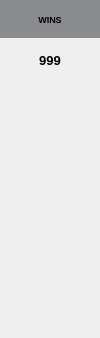
                  <widget class="QWidget" name="playersWinsContainer" native="true">
                   <property name="minimumSize">
                    <size>
                     <width>100</width>
                     <height>0</height>
                    </size>
                   </property>
                   <property name="maximumSize">
                    <size>
                     <width>100</width>
                     <height>16777215</height>
                    </size>
                   </property>
                   <layout class="QVBoxLayout" name="verticalLayout_12">
                    <property name="spacing">
                     <number>0</number>
                    </property>
                    <property name="leftMargin">
                     <number>0</number>
                    </property>
                    <property name="topMargin">
                     <number>0</number>
                    </property>
                    <property name="rightMargin">
                     <number>0</number>
                    </property>
                    <property name="bottomMargin">
                     <number>0</number>
                    </property>
                    <item>
                     <widget class="QLabel" name="playersWinsHeader">
                      <property name="minimumSize">
                       <size>
                        <width>0</width>
                        <height>38</height>
                       </size>
                      </property>
                      <property name="maximumSize">
                       <size>
                        <width>16777215</width>
                        <height>45</height>
                       </size>
                      </property>
                      <property name="font">
                       <font>
                        <pointsize>7</pointsize>
                        <weight>75</weight>
                        <bold>true</bold>
                       </font>
                      </property>
                      <property name="styleSheet">
                       <string notr="true">background-color: hsl(223, 28, 43, 50%)</string>
                      </property>
                      <property name="text">
                       <string>WINS</string>
                      </property>
                      <property name="alignment">
                       <set>Qt::AlignCenter</set>
                      </property>
                     </widget>
                    </item>
                    <item>
                     <widget class="QLabel" name="playersWins0">
                      <property name="minimumSize">
                       <size>
                        <width>0</width>
                        <height>45</height>
                       </size>
                      </property>
                      <property name="maximumSize">
                       <size>
                        <width>16777215</width>
                        <height>45</height>
                       </size>
                      </property>
                      <property name="font">
                       <font>
                        <pointsize>10</pointsize>
                        <weight>75</weight>
                        <bold>true</bold>
                       </font>
                      </property>
                      <property name="text">
                       <string>999</string>
                      </property>
                      <property name="alignment">
                       <set>Qt::AlignCenter</set>
                      </property>
                     </widget>
                    </item>
                    <item>
                     <widget class="QLabel" name="playersWins1">
                      <property name="minimumSize">
                       <size>
                        <width>0</width>
                        <height>45</height>
                       </size>
                      </property>
                      <property name="maximumSize">
                       <size>
                        <width>16777215</width>
                        <height>45</height>
                       </size>
                      </property>
                      <property name="font">
                       <font>
                        <pointsize>10</pointsize>
                        <weight>75</weight>
                        <bold>true</bold>
                       </font>
                      </property>
                      <property name="text">
                       <string/>
                      </property>
                      <property name="alignment">
                       <set>Qt::AlignCenter</set>
                      </property>
                     </widget>
                    </item>
                    <item>
                     <widget class="QLabel" name="playersWins2">
                      <property name="minimumSize">
                       <size>
                        <width>0</width>
                        <height>45</height>
                       </size>
                      </property>
                      <property name="maximumSize">
                       <size>
                        <width>16777215</width>
                        <height>45</height>
                       </size>
                      </property>
                      <property name="font">
                       <font>
                        <pointsize>10</pointsize>
                        <weight>75</weight>
                        <bold>true</bold>
                       </font>
                      </property>
                      <property name="text">
                       <string/>
                      </property>
                      <property name="alignment">
                       <set>Qt::AlignCenter</set>
                      </property>
                     </widget>
                    </item>
                    <item>
                     <widget class="QLabel" name="playersWins3">
                      <property name="minimumSize">
                       <size>
                        <width>0</width>
                        <height>45</height>
                       </size>
                      </property>
                      <property name="maximumSize">
                       <size>
                        <width>16777215</width>
                        <height>45</height>
                       </size>
                      </property>
                      <property name="font">
                       <font>
                        <pointsize>10</pointsize>
                        <weight>75</weight>
                        <bold>true</bold>
                       </font>
                      </property>
                      <property name="text">
                       <string/>
                      </property>
                      <property name="alignment">
                       <set>Qt::AlignCenter</set>
                      </property>
                     </widget>
                    </item>
                    <item>
                     <widget class="QLabel" name="playersWins4">
                      <property name="minimumSize">
                       <size>
                        <width>0</width>
                        <height>45</height>
                       </size>
                      </property>
                      <property name="maximumSize">
                       <size>
                        <width>16777215</width>
                        <height>45</height>
                       </size>
                      </property>
                      <property name="font">
                       <font>
                        <pointsize>10</pointsize>
                        <weight>75</weight>
                        <bold>true</bold>
                       </font>
                      </property>
                      <property name="text">
                       <string/>
                      </property>
                      <property name="alignment">
                       <set>Qt::AlignCenter</set>
                      </property>
                     </widget>
                    </item>
                    <item>
                     <widget class="QLabel" name="playersWins5">
                      <property name="minimumSize">
                       <size>
                        <width>0</width>
                        <height>0</height>
                       </size>
                      </property>
                      <property name="maximumSize">
                       <size>
                        <width>16777215</width>
                        <height>45</height>
                       </size>
                      </property>
                      <property name="font">
                       <font>
                        <pointsize>10</pointsize>
                        <weight>75</weight>
                        <bold>true</bold>
                       </font>
                      </property>
                      <property name="text">
                       <string/>
                      </property>
                      <property name="alignment">
                       <set>Qt::AlignCenter</set>
                      </property>
                     </widget>
                    </item>
                    <item>
                     <widget class="QLabel" name="playersWins6">
                      <property name="minimumSize">
                       <size>
                        <width>0</width>
                        <height>0</height>
                       </size>
                      </property>
                      <property name="maximumSize">
                       <size>
                        <width>16777215</width>
                        <height>45</height>
                       </size>
                      </property>
                      <property name="font">
                       <font>
                        <pointsize>10</pointsize>
                        <weight>75</weight>
                        <bold>true</bold>
                       </font>
                      </property>
                      <property name="text">
                       <string/>
                      </property>
                      <property name="alignment">
                       <set>Qt::AlignCenter</set>
                      </property>
                     </widget>
                    </item>
                    <item>
                     <widget class="QLabel" name="playersWins7">
                      <property name="minimumSize">
                       <size>
                        <width>0</width>
                        <height>0</height>
                       </size>
                      </property>
                      <property name="maximumSize">
                       <size>
                        <width>16777215</width>
                        <height>45</height>
                       </size>
                      </property>
                      <property name="font">
                       <font>
                        <pointsize>10</pointsize>
                        <weight>75</weight>
                        <bold>true</bold>
                       </font>
                      </property>
                      <property name="text">
                       <string/>
                      </property>
                      <property name="alignment">
                       <set>Qt::AlignCenter</set>
                      </property>
                     </widget>
                    </item>
                    <item>
                     <widget class="QLabel" name="playersWins8">
                      <property name="minimumSize">
                       <size>
                        <width>0</width>
                        <height>0</height>
                       </size>
                      </property>
                      <property name="maximumSize">
                       <size>
                        <width>16777215</width>
                        <height>45</height>
                       </size>
                      </property>
                      <property name="font">
                       <font>
                        <pointsize>10</pointsize>
                        <weight>75</weight>
                        <bold>true</bold>
                       </font>
                      </property>
                      <property name="text">
                       <string/>
                      </property>
                      <property name="alignment">
                       <set>Qt::AlignCenter</set>
                      </property>
                     </widget>
                    </item>
                    <item>
                     <widget class="QLabel" name="playersWins9">
                      <property name="maximumSize">
                       <size>
                        <width>16777215</width>
                        <height>45</height>
                       </size>
                      </property>
                      <property name="font">
                       <font>
                        <pointsize>10</pointsize>
                        <weight>75</weight>
                        <bold>true</bold>
                       </font>
                      </property>
                      <property name="text">
                       <string/>
                      </property>
                      <property name="alignment">
                       <set>Qt::AlignCenter</set>
                      </property>
                     </widget>
                    </item>
                   </layout>
                  </widget>
